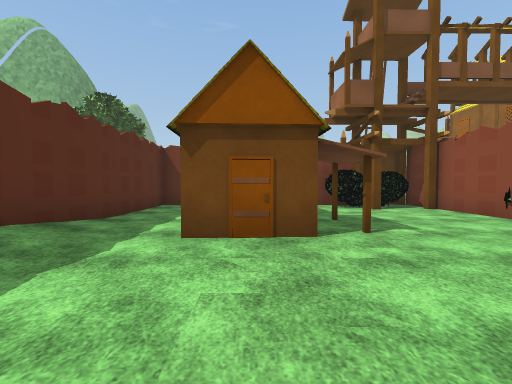
view 1 (above)

16 first-person views from a walk through a scene from a Unity 3-D project. The camera is 1.4 m above the floor, tilts 2° down and sees 90° across. The floor is counted in squares, 1.96 m on a side. Each view is taken from the middle of a square. On the plan, view 1 faces up. The plan holds only what a view shows up to about 9 squares ahead; the rest is blank. The place goes on beyond the plan. The player character is not drawn. Some animated figures are not drawn. Some surface patterns are stand-ins.

view 2
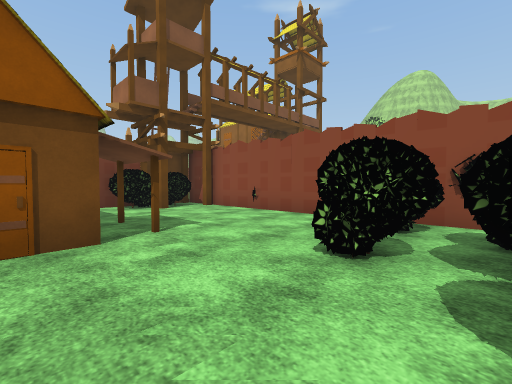

view 3
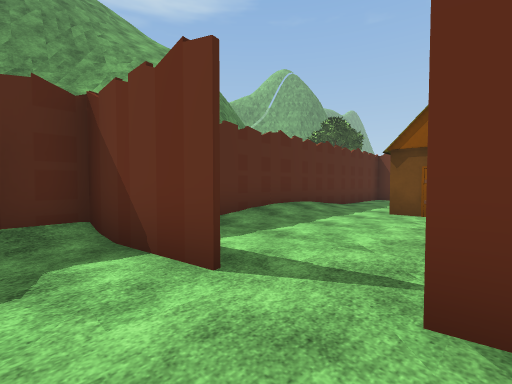

view 4
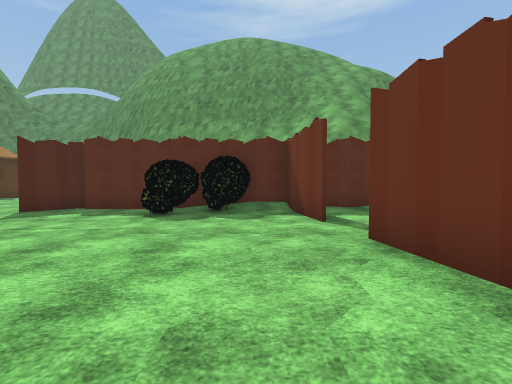

view 5
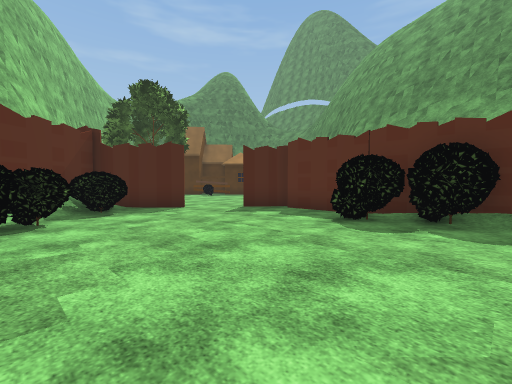

view 6
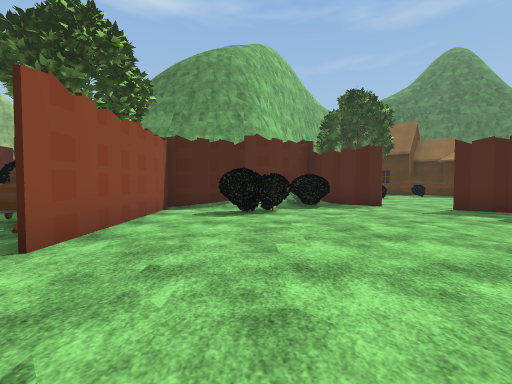

view 7
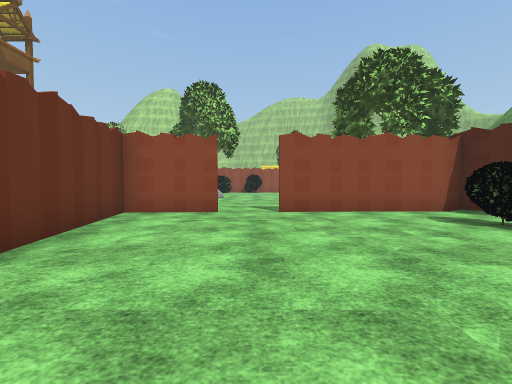

view 8
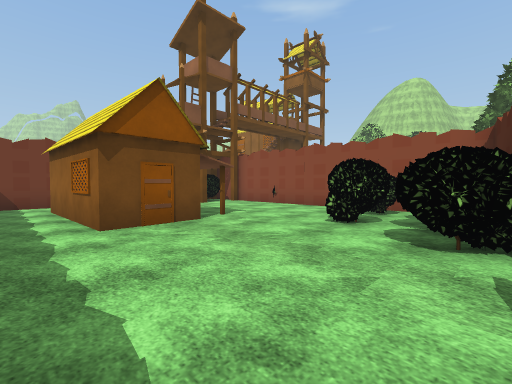

view 9
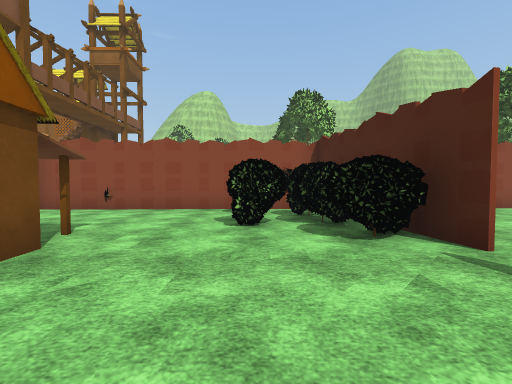

view 10
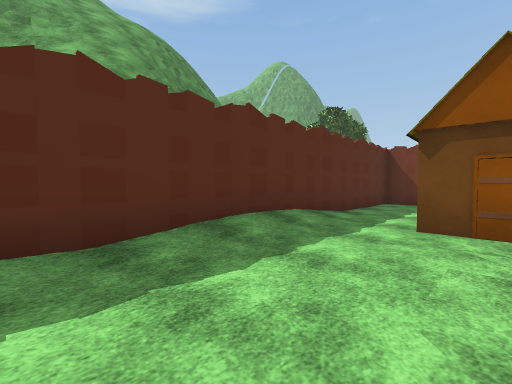

view 11
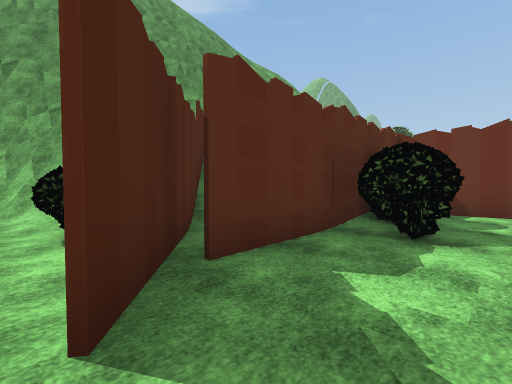

view 12
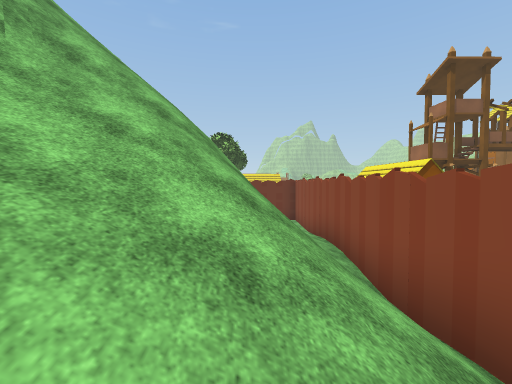

view 13
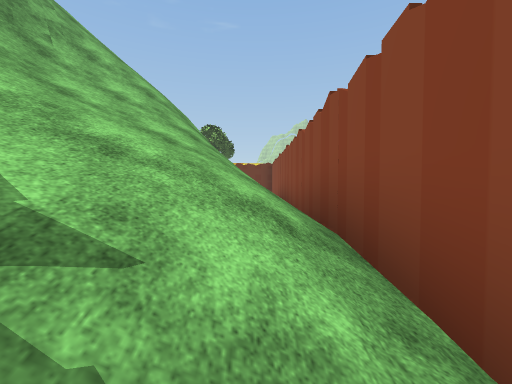

view 14
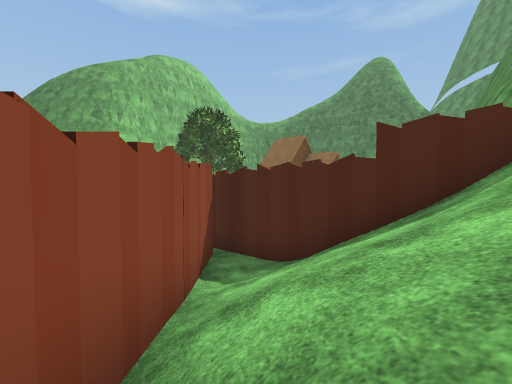

view 15
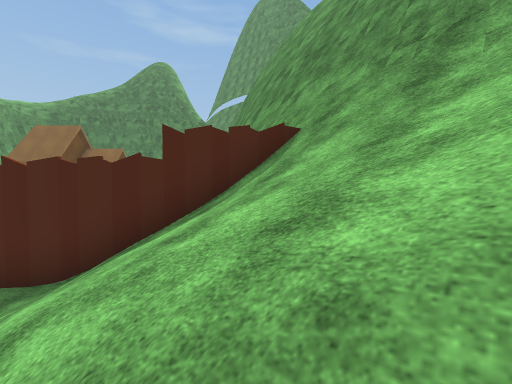

view 16
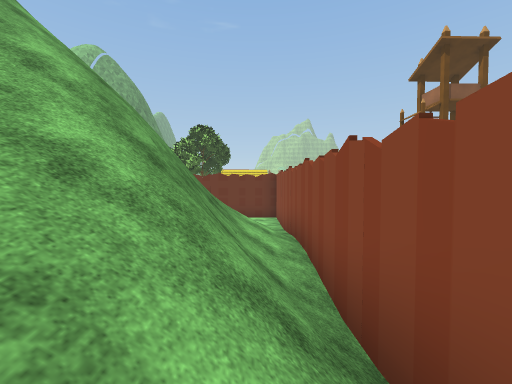

### Floor plan
Key: @ floor where view 1 was taken; # wall or solid block; . floor; / step, stairs or slope; = window, fence, low wall or low ledge; v drop or lower ground; T tree; O other object.
Columns run from 12 left of view 1 to 8 right of it. Each row starts with its distance up from view 1.
  8          ###  ####
  7          #.O  .###
  6          #.# ....#
  5        ==#.O ....#
  4        ==#.O O...#
  3    /v  ==#.......#
  2   ///  ###.......#
  1   ////v#=#....####
  0   v////#=#..@#####
 -1    #/////#...#####
 -2    #/////###.....#
 -3    #/////##......#...
 -4    #/////##..........
 -5    ##=#//##......#..
 -6 v  #####/#.......#.O
 -7 v      ###.......#.OO
 -8 v       ##.....####T
 -9 v        #....#####
-10 v         .#####

Positions as (right, up) in squares from view 1, and headings:
1: (0, 0), facing up
2: (0, 0), facing up-right
3: (1, -3), facing up-left
4: (4, -3), facing left
5: (3, -3), facing down-left
6: (3, -2), facing down
7: (-1, -4), facing right
8: (-2, -1), facing up-right
9: (-2, 1), facing right
10: (0, -1), facing up-left
11: (-1, -9), facing up-left
12: (-5, -4), facing up
13: (-4, -6), facing up
14: (-4, -2), facing down
15: (-4, -2), facing down-left
16: (-4, -3), facing up
